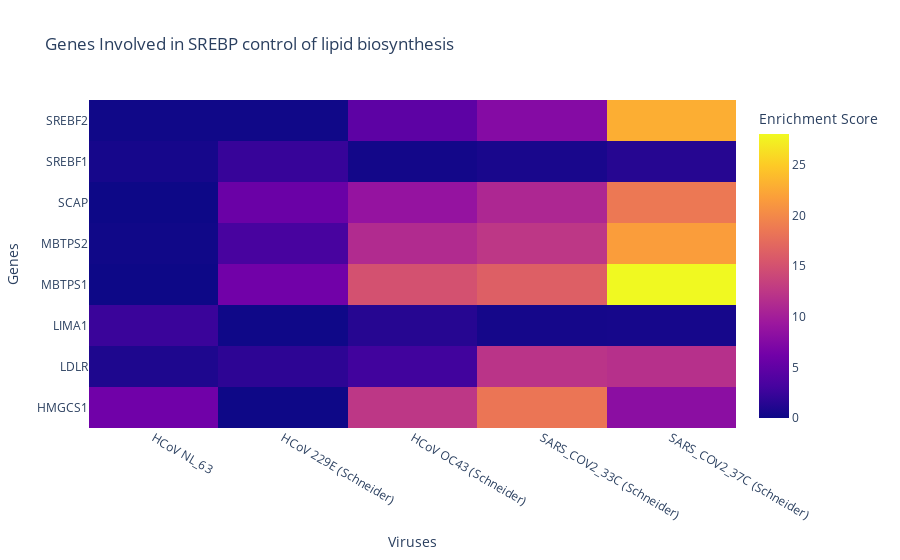

The cell this chart's notebook holds for it:
### Code cell
def df_to_plotly(df):
    return {'z': df.values.tolist(),
            'x': df.columns.tolist(),
            'y': df.index.tolist()}

import plotly.graph_objects as go

heatmap_data = df_to_plotly(sch_df)

fig = go.Figure(data=go.Heatmap(heatmap_data, colorbar={"title": "Enrichment Score"}))

fig.update_layout(
    title = 'Genes Involved in SREBP control of lipid biosynthesis',
    xaxis_title = 'Viruses',
    yaxis_title = 'Genes')

fig.show()

### Figure 1 — Plotly figure (JSON) as saved in the notebook; plotly's stock layout.template omitted (floating-point values rounded to 4 significant figures)
{"data": [{"colorbar": {"title": {"text": "Enrichment Score"}}, "type": "heatmap", "x": ["HCoV NL_63", "HCoV 229E (Schneider)", "HCoV OC43 (Schneider)", "SARS_COV2_33C (Schneider)", "SARS_COV2_37C (Schneider)"], "y": ["HMGCS1", "LDLR", "LIMA1", "MBTPS1", "MBTPS2", "SCAP", "SREBF1", "SREBF2"], "z": [[6.105, 0.05958, 12.45, 18.36, 8.118], [0.9109, 1.743, 2.825, 12.18, 11.81], [2.437, 0.1012, 1.347, 0.4284, 0.5066], [0.001731, 6.151, 15.03, 16.28, 28.03], [0.1812, 3.226, 11.31, 12.42, 21.64], [0.0002, 5.68, 8.787, 10.93, 18.6], [0.4893, 2.273, 0.3208, 0.682, 1.342], [0.1544, 0.1809, 4.766, 7.616, 22.91]]}], "layout": {"autosize": true, "title": {"text": "Genes Involved in SREBP control of lipid biosynthesis"}, "xaxis": {"autorange": true, "range": [-0.5, 4.5], "title": {"text": "Viruses"}, "type": "category"}, "yaxis": {"autorange": true, "range": [-0.5, 7.5], "title": {"text": "Genes"}, "type": "category"}}}
